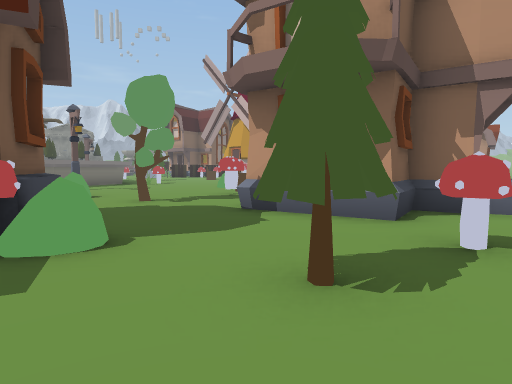
View 1 (above)

24 first-person views from a walk through a 3-D level made in the Unity game engine. The camera is 1.4 m above the floor, tilts 4° down and sees 75° across. The floor is counted in squares, 2 m on a side. Each view is taken from the middle of a square. On the plan, view 1 faces up. The plan holds only what a view shows up to about 10 squares ahead; the rest is blank. The place goes on beyond the plan. The player character is not drawn. Door leaves are left out, so doorways stand open. Some surface patterns are stand-ins.

View 2
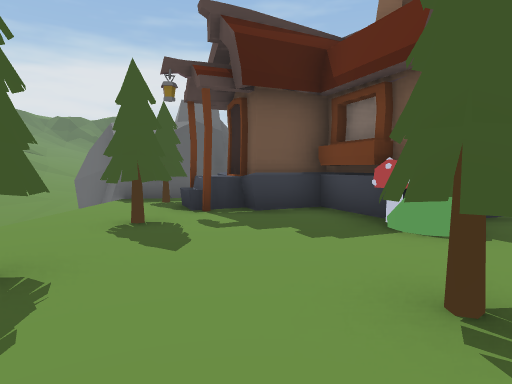

View 3
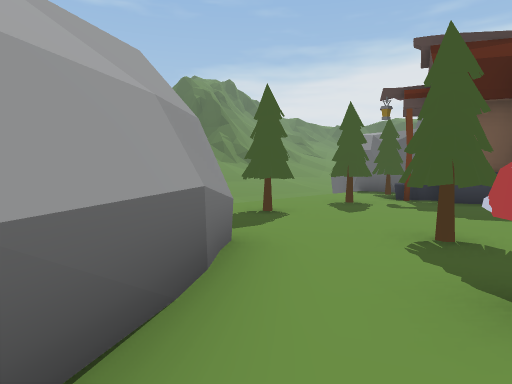

View 4
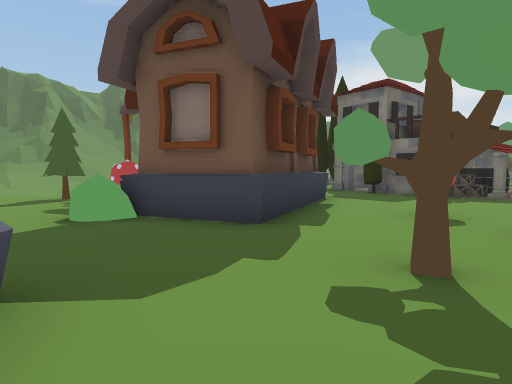

View 5
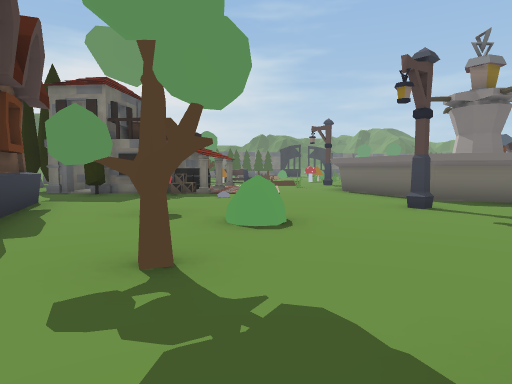

View 6
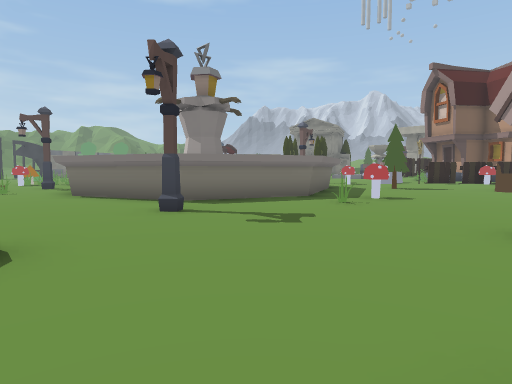

View 7
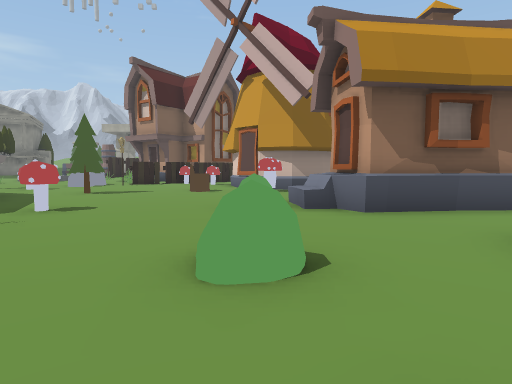

View 8
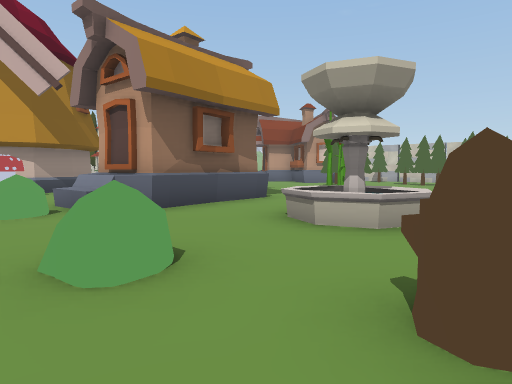

View 9
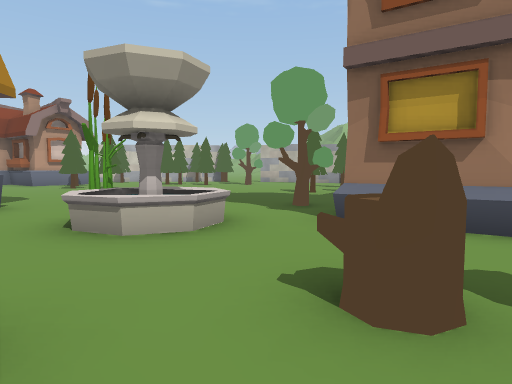

View 10
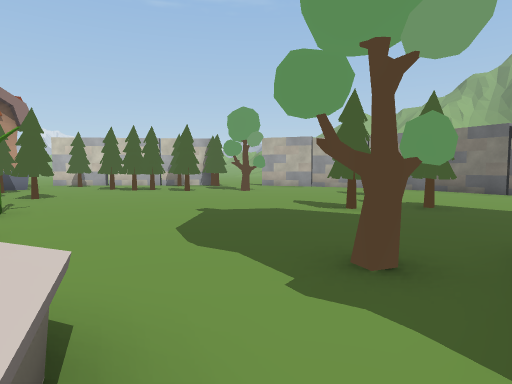

View 11
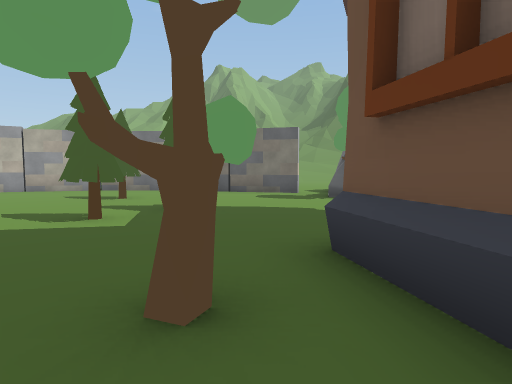

View 12
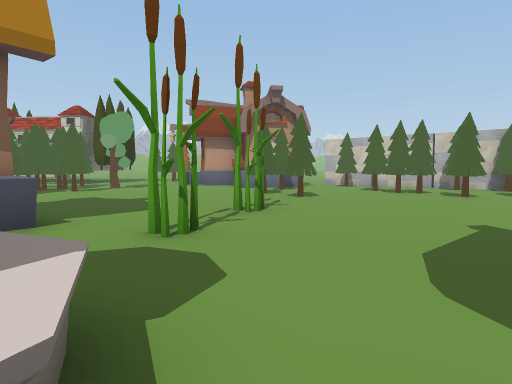

View 13
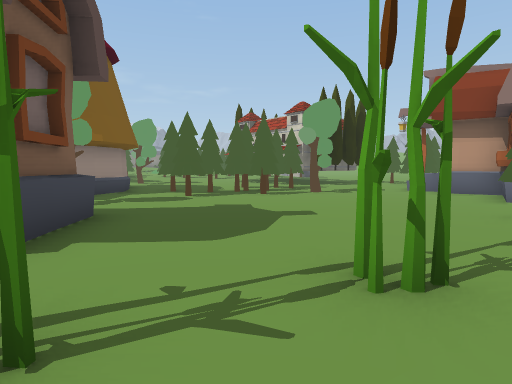

View 14
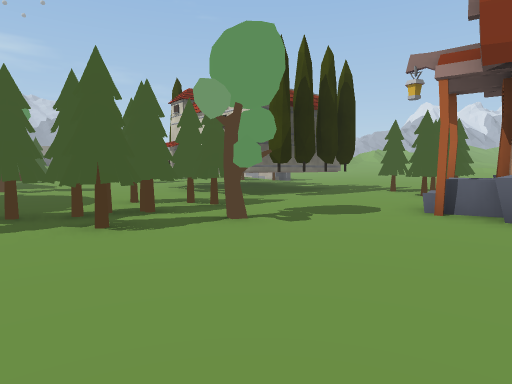

View 15
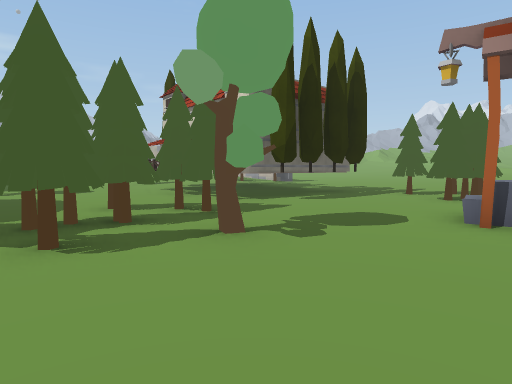

View 16
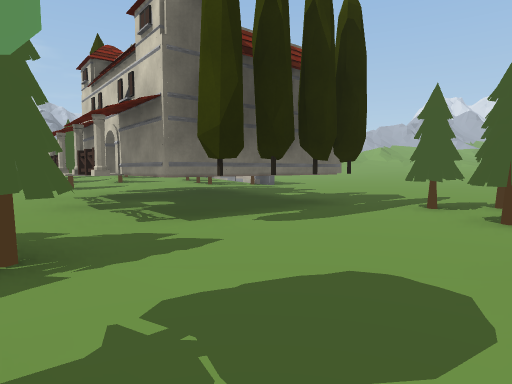

View 17
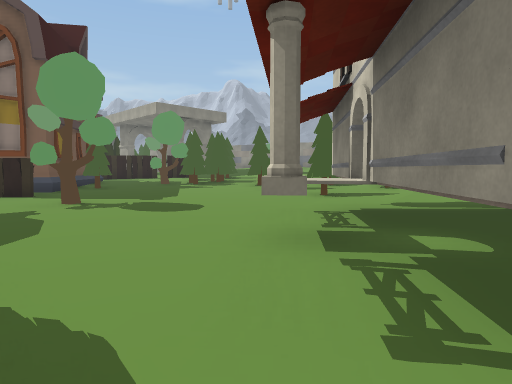

View 18
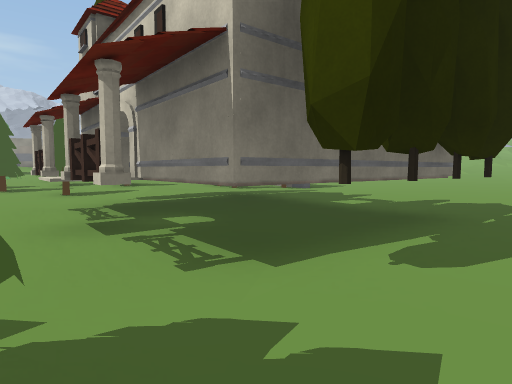

View 19
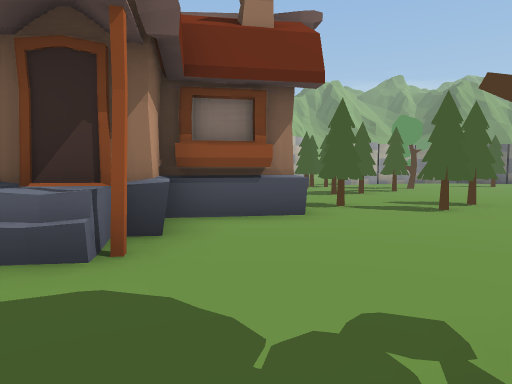

View 20
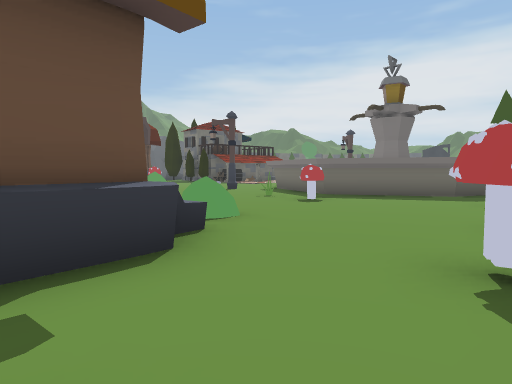

View 21
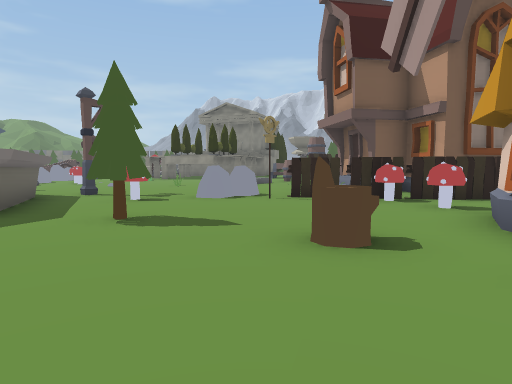

View 22
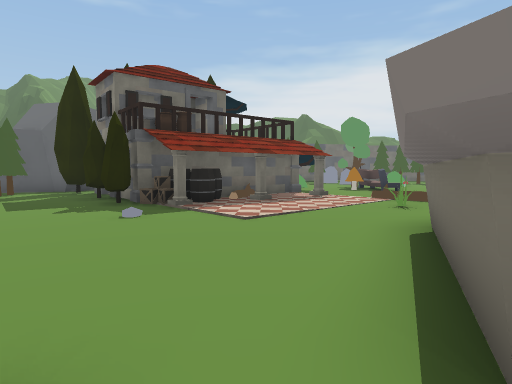

View 23
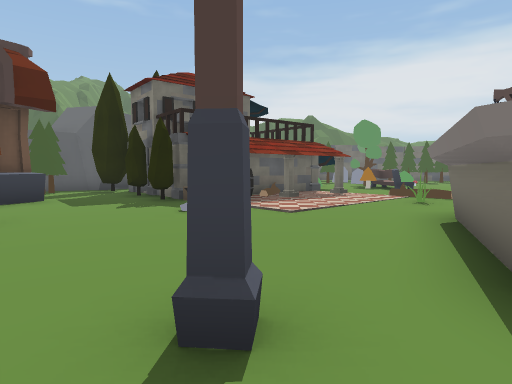

View 24
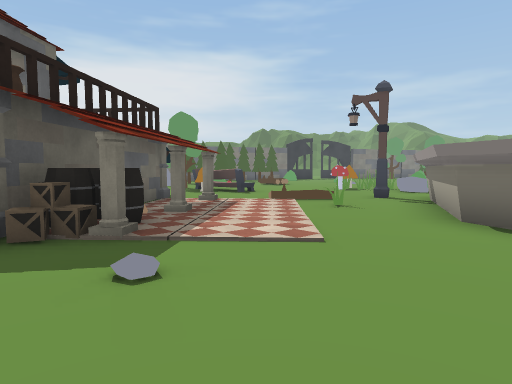

### Floor plan
Key: @ floor where view 1 was taken; # wall or solid block; . main floor; : floor 0.25 m higher than the main floor; + floor 0.5 m higher than the main floor; / step, stairs or slope; D open door; ^ raised ledge; v drop or lower ground; O other object.
Columns run from 16 left of view 1 to 12 right of it. Each row starts with its distance up from view 1.
 34                      ++   ::+
 33                   ++ +++:::::
 32                   O++++  ::::
 31                 ++::O:    :::
 30                +:::::O^    ::
 29              OO::::::O^     :
 28              #::::::::^# ^#:O
 27               O#:O::::O##OO:O
 26          O#####:::::::.O.O..O
 25            OO#:    :.OOO.....
 24            ###:    ....O...OO
 23          O##:OO   #OOOO.O..O#
 22       :::O#:::O  ##..OO.O...#
 21      :::::::...O##..O.......#
 20      :O:O....O.OO..........O#
 19       #...OO......O.........O
 18       ####.........O......OO.
 17          #......OOOO......O..
 16          ##....OOOOOO.....O..
 15          ##O.....O.....O....O
 14          ##.O........O.......
 13 O.       #........OO........O
 12  . ##  ###.....O..OO.........
 11  .O.####..O..................
 10  ...O...........O..OO........
  9   .............O..###...O....
  8 ............O....O###...O..O.
  7 O..O..O.......O..    ........
  6  .O#OOOO...O....#### O.......
  5  O     OO....O...##.O  .....#
  4        OO.O###O.....   O..###
  3       DD.O####O...O..    ##
  2       OO..  #...OO..#
  1        OOO ##......##
  0         ## OO.O.@.##
 -1          ##O..O.O.
 -2          ##  v.
 -3          ##
 -4
 -5         //
 -6         //

Positions as (right, up) in squares from view 1, and headings:
1: (0, 0), facing up
2: (2, 1), facing left
3: (4, 3), facing down-left
4: (0, 8), facing down-left
5: (0, 8), facing left
6: (-1, 8), facing up-left
7: (-1, 10), facing up
8: (-2, 10), facing up-right
9: (-2, 11), facing right
10: (2, 11), facing right
11: (3, 11), facing down-right
12: (3, 11), facing up-right
13: (6, 13), facing up
14: (8, 18), facing up
15: (8, 19), facing up
16: (9, 22), facing up
17: (8, 25), facing up-left
18: (8, 24), facing up
19: (8, 24), facing down-right
20: (2, 20), facing down-left
21: (-1, 17), facing up-left
22: (-6, 12), facing down-left
23: (-5, 12), facing down-left
24: (-6, 8), facing left
